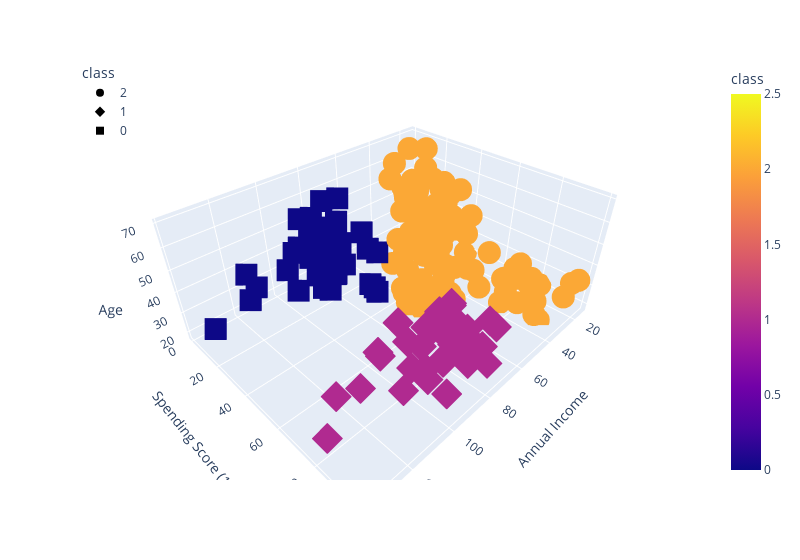

Notebook source saved alongside this figure:
### Code cell
fig=px.scatter_3d(
df_shopping,x="Annual Income",y="Spending Score (1-100)", z="Age", color="class",symbol="class",
width=800)
fig.update_layout(legend=dict(x=0,y=1))
fig.show()

### Figure 1 — Plotly figure (JSON) as saved in the notebook; plotly's stock layout.template omitted (floating-point values rounded to 4 significant figures)
{"data": [{"hovertemplate": "class=%{marker.color}<br>Annual Income=%{x}<br>Spending Score (1-100)=%{y}<br>Age=%{z}<extra></extra>", "legendgroup": "2", "marker": {"color": [2, 2, 2, 2, 2, 2, 2, 2, 2, 2, 2, 2, 2, 2, 2, 2, 2, 2, 2, 2, 2, 2, 2, 2, 2, 2, 2, 2, 2, 2, 2, 2, 2, 2, 2, 2, 2, 2, 2, 2, 2, 2, 2, 2, 2, 2, 2, 2, 2, 2, 2, 2, 2, 2, 2, 2, 2, 2, 2, 2, 2, 2, 2, 2, 2, 2, 2, 2, 2, 2, 2, 2, 2, 2, 2, 2, 2, 2, 2, 2, 2, 2, 2, 2, 2, 2, 2, 2, 2, 2, 2, 2, 2, 2, 2, 2, 2, 2, 2, 2, 2, 2, 2, 2, 2, 2, 2, 2, 2, 2, 2, 2, 2, 2, 2, 2, 2, 2, 2, 2, 2, 2, 2], "coloraxis": "coloraxis", "symbol": "circle"}, "mode": "markers", "name": "2", "scene": "scene", "showlegend": true, "type": "scatter3d", "x": [15, 15, 16, 16, 17, 17, 18, 18, 19, 19, 19, 19, 20, 20, 20, 20, 21, 21, 23, 23, 24, 24, 25, 25, 28, 28, 28, 28, 29, 29, 30, 30, 33, 33, 33, 33, 34, 34, 37, 37, 38, 38, 39, 39, 39, 39, 40, 40, 40, 40, 42, 42, 43, 43, 43, 43, 44, 44, 46, 46, 46, 46, 47, 47, 48, 48, 48, 48, 48, 48, 49, 49, 50, 50, 54, 54, 54, 54, 54, 54, 54, 54, 54, 54, 54, 54, 57, 57, 58, 58, 59, 59, 60, 60, 60, 60, 60, 60, 61, 61, 62, 62, 62, 62, 62, 62, 63, 63, 63, 63, 63, 63, 64, 64, 65, 65, 65, 65, 67, 67, 67, 67, 69], "y": [39, 81, 6, 77, 40, 76, 6, 94, 3, 72, 14, 99, 15, 77, 13, 79, 35, 66, 29, 98, 35, 73, 5, 73, 14, 82, 32, 61, 31, 87, 4, 73, 4, 92, 14, 81, 17, 73, 26, 75, 35, 92, 36, 61, 28, 65, 55, 47, 42, 42, 52, 60, 54, 60, 45, 41, 50, 46, 51, 46, 56, 55, 52, 59, 51, 59, 50, 48, 59, 47, 55, 42, 49, 56, 47, 54, 53, 48, 52, 42, 51, 55, 41, 44, 57, 46, 58, 55, 60, 46, 55, 41, 49, 40, 42, 52, 47, 50, 42, 49, 41, 48, 59, 55, 56, 42, 50, 46, 43, 48, 52, 54, 42, 46, 48, 50, 43, 59, 43, 57, 56, 40, 58], "z": [19, 21, 20, 23, 31, 22, 35, 23, 64, 30, 67, 35, 58, 24, 37, 22, 35, 20, 52, 35, 35, 25, 46, 31, 54, 29, 45, 35, 40, 23, 60, 21, 53, 18, 49, 21, 42, 30, 36, 20, 65, 24, 48, 31, 49, 24, 50, 27, 29, 31, 49, 33, 31, 59, 50, 47, 51, 69, 27, 53, 70, 19, 67, 54, 63, 18, 43, 68, 19, 32, 70, 47, 60, 60, 59, 26, 45, 40, 23, 49, 57, 38, 67, 46, 21, 48, 55, 22, 34, 50, 68, 18, 48, 40, 32, 24, 47, 27, 48, 20, 23, 49, 67, 26, 49, 21, 66, 54, 68, 66, 65, 19, 38, 19, 18, 19, 63, 49, 51, 50, 27, 38, 40]}, {"hovertemplate": "class=%{marker.color}<br>Annual Income=%{x}<br>Spending Score (1-100)=%{y}<br>Age=%{z}<extra></extra>", "legendgroup": "1", "marker": {"color": [1, 1, 1, 1, 1, 1, 1, 1, 1, 1, 1, 1, 1, 1, 1, 1, 1, 1, 1, 1, 1, 1, 1, 1, 1, 1, 1, 1, 1, 1, 1, 1, 1, 1, 1, 1, 1, 1, 1], "coloraxis": "coloraxis", "symbol": "diamond"}, "mode": "markers", "name": "1", "scene": "scene", "showlegend": true, "type": "scatter3d", "x": [69, 70, 71, 71, 71, 72, 73, 73, 74, 75, 76, 77, 77, 78, 78, 78, 78, 78, 78, 79, 81, 85, 86, 87, 87, 87, 88, 88, 93, 97, 98, 99, 101, 103, 103, 113, 120, 126, 137], "y": [91, 77, 95, 75, 75, 71, 88, 73, 72, 93, 87, 97, 74, 90, 88, 76, 89, 78, 73, 83, 93, 75, 95, 63, 75, 92, 86, 69, 90, 86, 88, 97, 68, 85, 69, 91, 79, 74, 83], "z": [39, 31, 40, 38, 39, 31, 29, 32, 35, 32, 32, 28, 32, 34, 39, 38, 27, 30, 30, 29, 31, 36, 33, 32, 28, 36, 30, 27, 35, 32, 29, 30, 28, 36, 32, 38, 35, 32, 30]}, {"hovertemplate": "class=%{marker.color}<br>Annual Income=%{x}<br>Spending Score (1-100)=%{y}<br>Age=%{z}<extra></extra>", "legendgroup": "0", "marker": {"color": [0, 0, 0, 0, 0, 0, 0, 0, 0, 0, 0, 0, 0, 0, 0, 0, 0, 0, 0, 0, 0, 0, 0, 0, 0, 0, 0, 0, 0, 0, 0, 0, 0, 0, 0, 0, 0, 0], "coloraxis": "coloraxis", "symbol": "square"}, "mode": "markers", "name": "0", "scene": "scene", "showlegend": true, "type": "scatter3d", "x": [70, 71, 71, 71, 72, 73, 73, 74, 75, 76, 77, 77, 78, 78, 78, 78, 78, 78, 79, 81, 85, 86, 87, 87, 87, 88, 88, 93, 97, 98, 99, 101, 103, 103, 113, 120, 126, 137], "y": [29, 35, 11, 9, 34, 5, 7, 10, 5, 40, 12, 36, 22, 17, 20, 16, 1, 1, 35, 5, 26, 20, 27, 13, 10, 13, 15, 14, 32, 15, 39, 24, 17, 23, 8, 16, 28, 18], "z": [23, 43, 59, 47, 25, 20, 44, 19, 57, 28, 25, 48, 34, 43, 44, 47, 37, 34, 56, 19, 50, 42, 36, 40, 36, 52, 58, 59, 37, 46, 41, 54, 41, 34, 33, 47, 45, 32]}], "layout": {"coloraxis": {"colorbar": {"title": {"text": "class"}}, "colorscale": [[0, "#0d0887"], [0.1111, "#46039f"], [0.2222, "#7201a8"], [0.3333, "#9c179e"], [0.4444, "#bd3786"], [0.5556, "#d8576b"], [0.6667, "#ed7953"], [0.7778, "#fb9f3a"], [0.8889, "#fdca26"], [1, "#f0f921"]]}, "legend": {"title": {"text": "class"}, "tracegroupgap": 0, "x": 0, "y": 1}, "margin": {"t": 60}, "scene": {"domain": {"x": [0, 1], "y": [0, 1]}, "xaxis": {"title": {"text": "Annual Income"}}, "yaxis": {"title": {"text": "Spending Score (1-100)"}}, "zaxis": {"title": {"text": "Age"}}}, "width": 800}}
